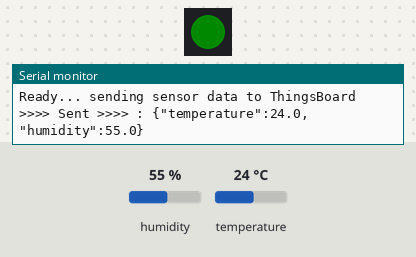
A program run on a simulated ESP32-S3. Parts: 1 RGB LEDs in strip order, left to right, the last lines printed to the serial monitor. The test bench sets the inputs (shaded band); at power-on: temperature 24 °C, humidity 55 %. Dim RGB values are drawn brighter than linear; WiFi joins after 1.5 s; servers stay silent unless stated; no MQTT or app messages arrive unless stated.

Above: at 5.6 s.
5.7 s: temperature set to 18.7 °C
12.2 s: temperature set to 17.5 °C
At 16.0 s:
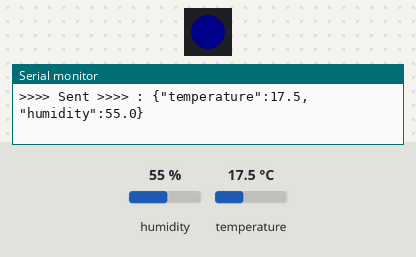
18.7 s: temperature set to 28 °C
At 21.1 s:
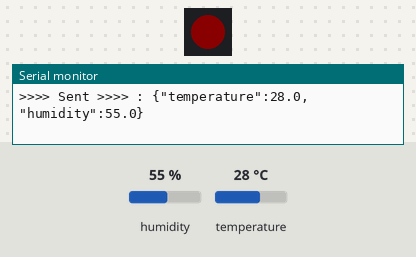
25.2 s: temperature set to 26.3 °C
31.7 s: temperature set to 25.3 °C
At 36.0 s:
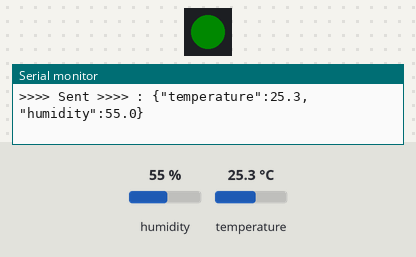
38.2 s: temperature set to 12 °C
At 41.1 s:
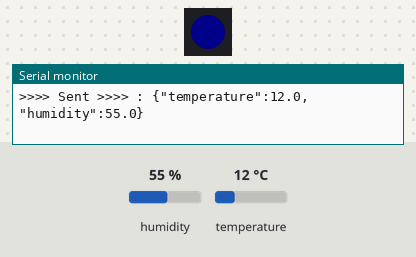
Timing chart, 0 to 42.6 s (numbered marks = the images above; inputs shaded):
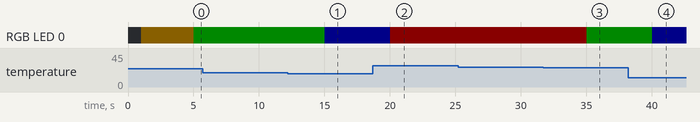

The program:

main.cpp
```cpp
#include <Arduino.h>

#include <WiFi.h>
#include <PubSubClient.h>
#include <DHT.h>
#include <Adafruit_NeoPixel.h>

// ─── WiFi ────────────────────────────────────────────────
#define WIFI_SSID     "YOUR_WIFI_SSID"
#define WIFI_PASSWORD "YOUR_WIFI_PASSWORD"

// ─── ThingsBoard ─────────────────────────────────────────
#define TB_HOST       "mqtt.thingsboard.cloud"
#define TB_PORT       1883
#define TB_TOKEN      "YOUR_THINGSBOARD_TOKEN_HERE"
#define TB_TOPIC      "v1/devices/me/telemetry"

// ─── AM2302 sensor ───────────────────────────────────────
#define DHTPIN        4
#define DHTTYPE       DHT22

// ─── Onboard RGB LED ─────────────────────────────────────
#define RGB_PIN       48
#define NUM_PIXELS    1

// ─── How often to send data (milliseconds) ───────────────
#define SEND_INTERVAL 5000

// ─────────────────────────────────────────────────────────

DHT dht(DHTPIN, DHTTYPE);
WiFiClient wifiClient;
PubSubClient mqttClient(wifiClient);
Adafruit_NeoPixel led(NUM_PIXELS, RGB_PIN, NEO_GRB + NEO_KHZ800);

unsigned long lastSendTime = 0;

void setLEDForTemperature(float temp) {
  if (temp < 18.0) {
    led.setPixelColor(0, led.Color(0, 0, 255));    // BLUE  — cold
  } else if (temp < 26.0) {
    led.setPixelColor(0, led.Color(0, 255, 0));    // GREEN — comfortable
  } else {
    led.setPixelColor(0, led.Color(255, 0, 0));    // RED   — hot
  }
  led.show();
}

void connectWiFi() {
  Serial.print("Connecting to WiFi: ");
  Serial.println(WIFI_SSID);
  WiFi.begin(WIFI_SSID, WIFI_PASSWORD);

  led.setPixelColor(0, led.Color(255, 165, 0));
  led.show();

  while (WiFi.status() != WL_CONNECTED) {
    delay(500);
    Serial.print(".");
  }

  Serial.println("\nWiFi connected!");
  Serial.print("IP address: ");
  Serial.println(WiFi.localIP());
}

void connectMQTT() {
  mqttClient.setServer(TB_HOST, TB_PORT);

  while (!mqttClient.connected()) {
    Serial.print("Connecting to ThingsBoard...");

    if (mqttClient.connect("ESP32S3_Client", TB_TOKEN, NULL)) {
      Serial.println("Connected to ThingsBoard!");
    } else {
      Serial.print("Failed, rc=");
      Serial.print(mqttClient.state());
      Serial.println(" — retrying in 5 seconds");
      delay(5000);
    }
  }
}

void setup() {
  Serial.begin(115200);
  delay(1000);

  led.begin();
  led.setBrightness(10);
  led.clear();
  led.show();

  dht.begin();
  connectWiFi();
  connectMQTT();

  Serial.println("Ready... sending sensor data to ThingsBoard");
}

void loop() {
  if (!mqttClient.connected()) {
    connectMQTT();
  }
  mqttClient.loop();

  unsigned long now = millis();
  if (now - lastSendTime >= SEND_INTERVAL) {
    lastSendTime = now;

    float humidity    = dht.readHumidity();
    float temperature = dht.readTemperature();

    if (isnan(humidity) || isnan(temperature)) {
      Serial.println("Failed to read from AM2302!");
      return;
    }

    char payload[64];
    snprintf(payload, sizeof(payload),
             "{\"temperature\":%.1f,\"humidity\":%.1f}",
             temperature, humidity);

    if (mqttClient.publish(TB_TOPIC, payload)) {
      Serial.print(">>>> Sent >>>> : ");
      Serial.println(payload);
    } else {
      Serial.println("Publish failed!");
    }

    setLEDForTemperature(temperature);
  }
}
```

Measured:
- the behaviour switches between 18 and 17.9 °C on temperature (found by bisection; images 0 and 1)
- the behaviour switches between 26 and 25.9 °C on temperature (found by bisection; images 2 and 3)
- after the input at 12.2 s, RGB LED 0: RGB(0, 10, 0) → RGB(0, 0, 10) after 2.8 s
- after the input at 18.7 s, RGB LED 0: RGB(0, 0, 10) → RGB(10, 0, 0) after 1.3 s
- after the input at 31.7 s, RGB LED 0: RGB(10, 0, 0) → RGB(0, 10, 0) after 3.3 s
- after the input at 38.2 s, RGB LED 0: RGB(0, 10, 0) → RGB(0, 0, 10) after 1.8 s
